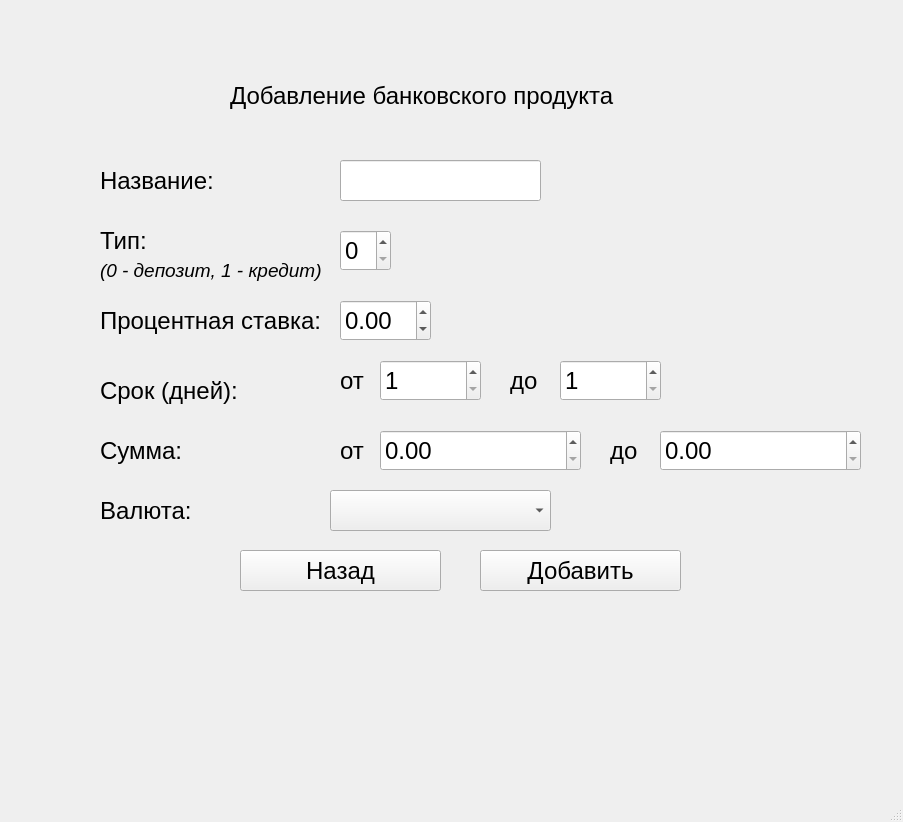
<?xml version="1.0" encoding="UTF-8"?>
<ui version="4.0">
 <class>AddProductWindow</class>
 <widget class="QMainWindow" name="AddProductWindow">
  <property name="geometry">
   <rect>
    <x>0</x>
    <y>0</y>
    <width>903</width>
    <height>822</height>
   </rect>
  </property>
  <property name="font">
   <font>
    <pointsize>18</pointsize>
   </font>
  </property>
  <property name="windowTitle">
   <string>BankProducts Application</string>
  </property>
  <widget class="QWidget" name="centralwidget">
   <widget class="QLabel" name="label">
    <property name="geometry">
     <rect>
      <x>230</x>
      <y>50</y>
      <width>411</width>
      <height>91</height>
     </rect>
    </property>
    <property name="text">
     <string>Добавление банковского продукта</string>
    </property>
   </widget>
   <widget class="QLabel" name="label_2">
    <property name="geometry">
     <rect>
      <x>100</x>
      <y>220</y>
      <width>91</width>
      <height>41</height>
     </rect>
    </property>
    <property name="text">
     <string>Тип:</string>
    </property>
   </widget>
   <widget class="QLabel" name="label_3">
    <property name="geometry">
     <rect>
      <x>100</x>
      <y>160</y>
      <width>131</width>
      <height>41</height>
     </rect>
    </property>
    <property name="text">
     <string>Название:</string>
    </property>
   </widget>
   <widget class="QPushButton" name="enter">
    <property name="geometry">
     <rect>
      <x>480</x>
      <y>550</y>
      <width>201</width>
      <height>41</height>
     </rect>
    </property>
    <property name="text">
     <string>Добавить</string>
    </property>
   </widget>
   <widget class="QLabel" name="label_4">
    <property name="geometry">
     <rect>
      <x>100</x>
      <y>300</y>
      <width>231</width>
      <height>41</height>
     </rect>
    </property>
    <property name="text">
     <string>Процентная ставка:</string>
    </property>
   </widget>
   <widget class="QPushButton" name="back">
    <property name="geometry">
     <rect>
      <x>240</x>
      <y>550</y>
      <width>201</width>
      <height>41</height>
     </rect>
    </property>
    <property name="text">
     <string>Назад</string>
    </property>
   </widget>
   <widget class="QLabel" name="label_6">
    <property name="geometry">
     <rect>
      <x>100</x>
      <y>430</y>
      <width>231</width>
      <height>41</height>
     </rect>
    </property>
    <property name="text">
     <string>Сумма:</string>
    </property>
   </widget>
   <widget class="QLabel" name="label_7">
    <property name="geometry">
     <rect>
      <x>100</x>
      <y>490</y>
      <width>191</width>
      <height>41</height>
     </rect>
    </property>
    <property name="text">
     <string>Валюта:</string>
    </property>
   </widget>
   <widget class="QLabel" name="label_8">
    <property name="geometry">
     <rect>
      <x>100</x>
      <y>370</y>
      <width>161</width>
      <height>41</height>
     </rect>
    </property>
    <property name="text">
     <string>Срок (дней):</string>
    </property>
   </widget>
   <widget class="QLineEdit" name="nameEdit">
    <property name="geometry">
     <rect>
      <x>340</x>
      <y>160</y>
      <width>201</width>
      <height>41</height>
     </rect>
    </property>
    <property name="text">
     <string/>
    </property>
    <property name="maxLength">
     <number>100</number>
    </property>
    <property name="echoMode">
     <enum>QLineEdit::Normal</enum>
    </property>
   </widget>
   <widget class="QLabel" name="label_5">
    <property name="geometry">
     <rect>
      <x>100</x>
      <y>250</y>
      <width>221</width>
      <height>41</height>
     </rect>
    </property>
    <property name="font">
     <font>
      <pointsize>14</pointsize>
      <italic>true</italic>
     </font>
    </property>
    <property name="text">
     <string>(0 - депозит, 1 - кредит)</string>
    </property>
   </widget>
   <widget class="QSpinBox" name="prod_type">
    <property name="geometry">
     <rect>
      <x>340</x>
      <y>230</y>
      <width>51</width>
      <height>41</height>
     </rect>
    </property>
    <property name="maximum">
     <number>1</number>
    </property>
   </widget>
   <widget class="QDoubleSpinBox" name="rate">
    <property name="geometry">
     <rect>
      <x>340</x>
      <y>300</y>
      <width>91</width>
      <height>41</height>
     </rect>
    </property>
    <property name="minimum">
     <double>-99.989999999999995</double>
    </property>
    <property name="singleStep">
     <double>0.500000000000000</double>
    </property>
   </widget>
   <widget class="QLabel" name="label_9">
    <property name="geometry">
     <rect>
      <x>340</x>
      <y>360</y>
      <width>61</width>
      <height>41</height>
     </rect>
    </property>
    <property name="text">
     <string>от</string>
    </property>
   </widget>
   <widget class="QLabel" name="label_10">
    <property name="geometry">
     <rect>
      <x>510</x>
      <y>360</y>
      <width>61</width>
      <height>41</height>
     </rect>
    </property>
    <property name="text">
     <string>до</string>
    </property>
   </widget>
   <widget class="QSpinBox" name="min_time">
    <property name="geometry">
     <rect>
      <x>380</x>
      <y>360</y>
      <width>101</width>
      <height>41</height>
     </rect>
    </property>
    <property name="minimum">
     <number>1</number>
    </property>
    <property name="maximum">
     <number>10000</number>
    </property>
    <property name="singleStep">
     <number>10</number>
    </property>
   </widget>
   <widget class="QSpinBox" name="max_time">
    <property name="geometry">
     <rect>
      <x>560</x>
      <y>360</y>
      <width>101</width>
      <height>41</height>
     </rect>
    </property>
    <property name="minimum">
     <number>1</number>
    </property>
    <property name="maximum">
     <number>10000</number>
    </property>
    <property name="singleStep">
     <number>10</number>
    </property>
   </widget>
   <widget class="QDoubleSpinBox" name="min_sum">
    <property name="geometry">
     <rect>
      <x>380</x>
      <y>430</y>
      <width>201</width>
      <height>41</height>
     </rect>
    </property>
    <property name="minimum">
     <double>0.000000000000000</double>
    </property>
    <property name="maximum">
     <double>1000000000.000000000000000</double>
    </property>
    <property name="singleStep">
     <double>10000.000000000000000</double>
    </property>
   </widget>
   <widget class="QLabel" name="label_11">
    <property name="geometry">
     <rect>
      <x>340</x>
      <y>430</y>
      <width>61</width>
      <height>41</height>
     </rect>
    </property>
    <property name="text">
     <string>от</string>
    </property>
   </widget>
   <widget class="QLabel" name="label_12">
    <property name="geometry">
     <rect>
      <x>610</x>
      <y>430</y>
      <width>61</width>
      <height>41</height>
     </rect>
    </property>
    <property name="text">
     <string>до</string>
    </property>
   </widget>
   <widget class="QDoubleSpinBox" name="max_sum">
    <property name="geometry">
     <rect>
      <x>660</x>
      <y>430</y>
      <width>201</width>
      <height>41</height>
     </rect>
    </property>
    <property name="minimum">
     <double>0.000000000000000</double>
    </property>
    <property name="maximum">
     <double>1000000000.000000000000000</double>
    </property>
    <property name="singleStep">
     <double>10000.000000000000000</double>
    </property>
   </widget>
   <widget class="QComboBox" name="cur_type">
    <property name="geometry">
     <rect>
      <x>330</x>
      <y>490</y>
      <width>221</width>
      <height>41</height>
     </rect>
    </property>
   </widget>
  </widget>
  <widget class="QMenuBar" name="menubar">
   <property name="geometry">
    <rect>
     <x>0</x>
     <y>0</y>
     <width>903</width>
     <height>33</height>
    </rect>
   </property>
  </widget>
  <widget class="QStatusBar" name="statusbar"/>
 </widget>
 <resources/>
 <connections/>
</ui>
